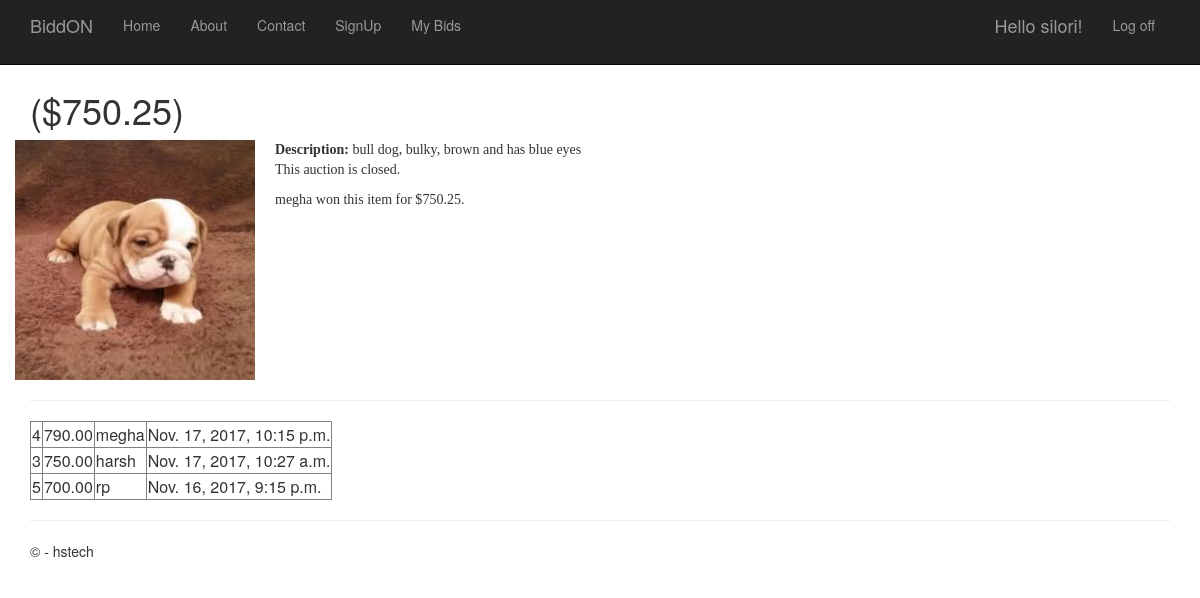
Screenshot of /items/2 (signed in) with the database file from the repository.
### app/models.py (models this page shows, shortened)
class Item(models.Model):
    name = models.CharField(max_length = 30)
    description = models.TextField()
    image = models.ImageField(upload_to='media/')
    category = models.CharField(max_length=100)
    ask = models.DecimalField(default=0, max_digits=6, decimal_places=2)
    created_at = models.DateTimeField(default=datetime.now, blank=True)
    closes = models.DateTimeField()
    def get_current_bid(self):
        bids = Bid.objects.filter(item=self).order_by('-price', 'created_at')
        if len(bids) == 0:
            return self.ask
        elif len(bids) == 1:
            return self.ask + Decimal(0.25)
        else:
            if bids[1].price == bids[0].price:
                return bids[1].price
            else:
                return bids[1].price + Decimal(0.25)
    def get_winner(self):
        bids = Bid.objects.filter(item=self).order_by('-price', 'created_at')
        if bids:
            return bids[0].user
        else:
            return None
    def get_time_left(self):
        now = datetime.now()
        naive = self.closes.replace(tzinfo=None)
        delta = naive - now
        ts = int(delta.total_seconds())
        if (ts<=0):
            return ""

class Bid(models.Model):
    item = models.ForeignKey(Item)
    user = models.ForeignKey(User)
    price = models.DecimalField(default=0, max_digits=6, decimal_places=2)
    created_at = models.DateTimeField(default=datetime.now, blank=True)

### app/views.py (the view)
# urls.py: url(r'^items/(?P<id>\d+)$', app.views.Itemdetails, name ='itemdetails'),
def Itemdetails(request, id):
	item = Item.objects.get(id=id)
	current_price = item.get_current_bid()
	time_left = item.get_time_left()
	bids_for_item = []
	if request.user.is_superuser:
		bids_for_item = Bid.objects.filter(item=item).order_by('-price', 'created_at')
	if request.method == 'POST':
		if not time_left:
			return redirect('/items/<id>')
		bid_price = request.POST['bid_price']
		try:
			bid_price = float(bid_price)
		except ValueError:
			return render_to_response('app/itemdetails.html', {'item': item, 'current_price': current_price, 'bid_error': True}, context_instance=RequestContext(request))
		if (bid_price <= current_price or not (bid_price*4).is_integer()):
			return render_to_response('app/itemdetails.html', {'item': item, 'current_price': current_price, 'bid_error': True}, context_instance=RequestContext(request))
		if (not request.user.is_authenticated()):
			return redirect('/items/<id>')
		try:
			my_bid = Bid.objects.get(user=request.user, item=item)
			my_bid.price = bid_price
			my_bid.created_at = datetime.now()
			my_bid.save()
		except Bid.DoesNotExist:
			my_bid = Bid.objects.create(user=request.user, item=item, price=bid_price)
		current_price = item.get_current_bid()
		return render_to_response('app/itemdetails.html', {
			'item': item,
			'bids_for_item': bids_for_item,
			'current_price': current_price,
			'bid_success': True,
			'beaten': my_bid.price if item.get_winner() != request.user else False
		}, context_instance=RequestContext(request))
	else:
		beaten = False
		try:
			my_bid = Bid.objects.get(user=request.user, item=item)
			beaten = my_bid.price
		except: # Bid.DoesNotExist:
			pass
		winner = None
		if not time_left:
			winner = item.get_winner()
		return render_to_response('app/itemdetails.html', {
			'item': item,
			'bids_for_item': bids_for_item,
			'current_price': current_price,
			'beaten': beaten if item.get_winner() != request.user else False,
			'winner': winner
		}, context_instance=RequestContext(request))

### app/templates/app/itemdetails.html (shortened to what this page needs)
﻿{% extends 'app/layout.html' %}
{% block content %}
<h1>{{ item.title }} (${{ current_price }})</h1>
<div class="row">
<div class="col s2" style="float:left">
	<a href="{{ item.image.url }}" target="_blank"><img src="{{ item.image.url }}" width="240" height="240"></a>
</div>
<div class="col s8" style="width: calc(100% - 260px); float:right; margin-left:10px;
    font-family:'Comic Sans MS'">
	<b>Description:</b> {{ item.description }}
	<p>
		This auction
		{% if item.get_time_left %}
			closes in {{item.get_time_left}}.
		{% else %}
			is closed.
		{% endif %}
	</p>
	{% if item.get_time_left %}
		{% if user.is_authenticated %}
			<form action="" method="post">
				{% csrf_token %}
				<p>$<input name="bid_price" type="text" placeholder="your bid"/>
				{% if bid_error %}
					<span class="error">invalid bid!</span>
				{% endif %}
				{% if bid_success %}
					<span class="success">bid submitted!</span>
				{% endif %}
				<br/>
				(must be >${{ current_price }}, and a multiple of $0.25)</p>
				<p>By clicking "submit bid" you are agreeing to pay up to that amount for this item unless someone else beats your bid before closing time.<br/>
				<input class="btn btn-primary btn-large" type="submit" value="submit bid"/></p>
			</form>
		{% endif %}
	{% else %}
		{% if user.is_superuser %}
			<p>{{winner}} won this item for ${{ current_price }}.</p>
		{% endif %}
	{% endif %}
</div>
</div>
{% if user.is_superuser %}
	<hr/>
	<table border=1>
		{% for bid in bids_for_item %}
		<tr>
			<td>{{bid.id}}</td>
			<td>{{bid.price}}</td>
			<td>{{bid.user}}</td>
			<td>{{bid.created_at}}</td>
		</tr>
		{% endfor %}
	</table>
{% endif %}
{% endblock %}

### app/templates/app/loginpartial.html (shortened to what this page needs)
{% if user.is_authenticated %}
<form id="logoutForm" action="/logout" method="post" class="navbar-right">
    <ul class="nav navbar-nav navbar-right">
        <li><span class="navbar-brand">Hello {{ user.username }}!</span></li>
        <li><a href="javascript:document.getElementById('logoutForm').submit()">Log off</a></li>
    </ul>
</form>
{% else %}
<ul class="nav navbar-nav navbar-right">
    <li><a href="{% url 'login' %}">Log in</a></li>
</ul>
{% endif %}

### app/static/app/content/site.css (style rules this page uses)
body { padding-top: 50px; padding-bottom: 20px; }

### rows the page displays
Item: image (picture), description "bull dog, bulky, brown and has blue eyes"
Bid: id "4", price "790.00", user "megha", created_at "Nov. 17, 2017, 10:15 p.m."
Bid: id "3", price "750.00", user "harsh", created_at "Nov. 17, 2017, 10:27 a.m."
Bid: id "5", price "700.00", user "rp", created_at "Nov. 16, 2017, 9:15 p.m."

### other values shown
{{ user.username }} "silori"
{{ current_price }} "750.25"
{{ winner }} "megha"
